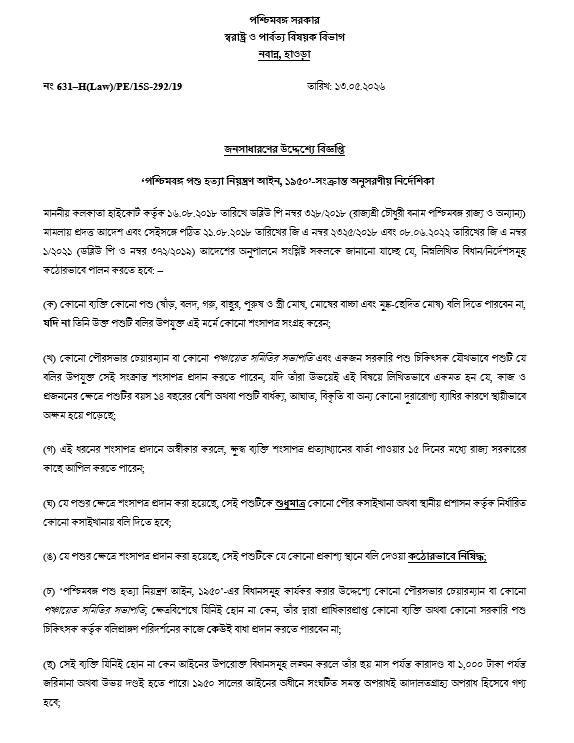
#> input picture backend/samples/bn/rule_1778738855273.png, 574 x 743 px
$ python -i preprocess.py   (imports and definitions only)
#> lines starting #> are read from the running program, lines starting #| are printed output that depends on the picture
#> further down, picture is the input picture: PIL image 574x743 P; min 0, max 255, mean 241.9
import io

import numpy as np
from PIL import Image, ImageOps

MAX_DIMENSION = 2400
MIN_DIMENSION = 1000
THRESHOLD_BLOCK = 32
THRESHOLD_K = 0.15


# [9 lines left out: function preprocess_image, not called in this run]


def _normalize_and_scale(image):
    if image.mode != "L":
        image = image.convert("L")
    width, height = image.size
#> width = 574; height = 743
    scale = 1.0
    if max(width, height) > MAX_DIMENSION:
        scale = MAX_DIMENSION / max(width, height)
    elif min(width, height) < MIN_DIMENSION:
        scale = MIN_DIMENSION / min(width, height)
#> scale = 1.74
    if scale != 1.0:
        image = image.resize((int(width * scale), int(height * scale)), Image.LANCZOS)
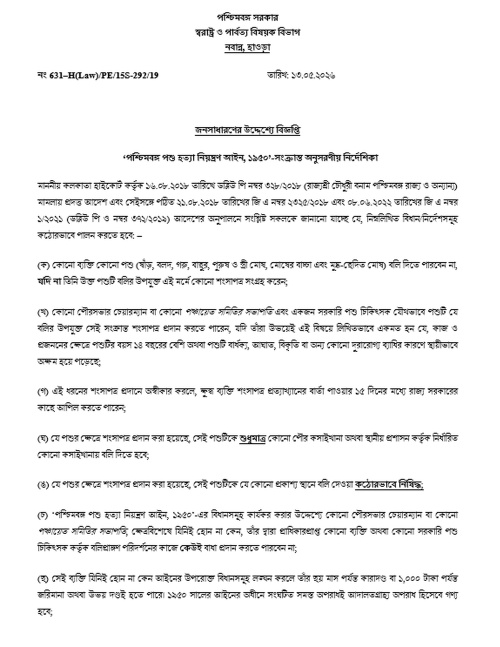
#> image: PIL image 999x1294 L (shown at 1/2 size); min 0, max 255, mean 241
    return ImageOps.autocontrast(image, cutoff=1)


# [85 lines left out: functions _deskew, _integral_table, _adaptive_threshold, not called in this run]

>>> from PIL import Image
>>> picture = Image.open('../samples/bn/rule_1778738855273.png')
>>> result = _normalize_and_scale(picture)
